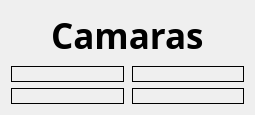
            <widget class="QWidget" name="page">
             <layout class="QVBoxLayout" name="verticalLayout_12" stretch="0,20,20">
              <item>
               <layout class="QHBoxLayout" name="horizontalLayout_25" stretch="0,0,0">
                <property name="spacing">
                 <number>8</number>
                </property>
                <property name="sizeConstraint">
                 <enum>QLayout::SetFixedSize</enum>
                </property>
                <property name="topMargin">
                 <number>0</number>
                </property>
                <item>
                 <spacer name="horizontalSpacer_29">
                  <property name="orientation">
                   <enum>Qt::Horizontal</enum>
                  </property>
                  <property name="sizeHint" stdset="0">
                   <size>
                    <width>40</width>
                    <height>20</height>
                   </size>
                  </property>
                 </spacer>
                </item>
                <item>
                 <widget class="QLabel" name="AlarmayNotif_5">
                  <property name="font">
                   <font>
                    <family>Myriad Pro</family>
                    <pointsize>26</pointsize>
                    <weight>75</weight>
                    <bold>true</bold>
                   </font>
                  </property>
                  <property name="text">
                   <string>Camaras</string>
                  </property>
                 </widget>
                </item>
                <item>
                 <spacer name="horizontalSpacer_30">
                  <property name="orientation">
                   <enum>Qt::Horizontal</enum>
                  </property>
                  <property name="sizeHint" stdset="0">
                   <size>
                    <width>40</width>
                    <height>20</height>
                   </size>
                  </property>
                 </spacer>
                </item>
               </layout>
              </item>
              <item>
               <layout class="QHBoxLayout" name="horizontalLayout_26">
                <property name="spacing">
                 <number>8</number>
                </property>
                <item>
                 <widget class="QLabel" name="cam1">
                  <property name="minimumSize">
                   <size>
                    <width>0</width>
                    <height>0</height>
                   </size>
                  </property>
                  <property name="maximumSize">
                   <size>
                    <width>123234</width>
                    <height>34535</height>
                   </size>
                  </property>
                  <property name="frameShape">
                   <enum>QFrame::Box</enum>
                  </property>
                  <property name="text">
                   <string/>
                  </property>
                  <property name="textFormat">
                   <enum>Qt::AutoText</enum>
                  </property>
                  <property name="scaledContents">
                   <bool>false</bool>
                  </property>
                 </widget>
                </item>
                <item>
                 <widget class="QLabel" name="cam2">
                  <property name="minimumSize">
                   <size>
                    <width>0</width>
                    <height>0</height>
                   </size>
                  </property>
                  <property name="maximumSize">
                   <size>
                    <width>123234</width>
                    <height>34535</height>
                   </size>
                  </property>
                  <property name="frameShape">
                   <enum>QFrame::Box</enum>
                  </property>
                  <property name="text">
                   <string/>
                  </property>
                  <property name="textFormat">
                   <enum>Qt::AutoText</enum>
                  </property>
                  <property name="scaledContents">
                   <bool>false</bool>
                  </property>
                 </widget>
                </item>
               </layout>
              </item>
              <item>
               <layout class="QHBoxLayout" name="horizontalLayout_27">
                <property name="spacing">
                 <number>8</number>
                </property>
                <item>
                 <widget class="QLabel" name="cam3">
                  <property name="minimumSize">
                   <size>
                    <width>0</width>
                    <height>0</height>
                   </size>
                  </property>
                  <property name="maximumSize">
                   <size>
                    <width>123234</width>
                    <height>34535</height>
                   </size>
                  </property>
                  <property name="frameShape">
                   <enum>QFrame::Box</enum>
                  </property>
                  <property name="text">
                   <string/>
                  </property>
                  <property name="textFormat">
                   <enum>Qt::AutoText</enum>
                  </property>
                  <property name="scaledContents">
                   <bool>false</bool>
                  </property>
                 </widget>
                </item>
                <item>
                 <widget class="QLabel" name="cam4">
                  <property name="minimumSize">
                   <size>
                    <width>0</width>
                    <height>0</height>
                   </size>
                  </property>
                  <property name="maximumSize">
                   <size>
                    <width>123234</width>
                    <height>34535</height>
                   </size>
                  </property>
                  <property name="frameShape">
                   <enum>QFrame::Box</enum>
                  </property>
                  <property name="text">
                   <string/>
                  </property>
                  <property name="textFormat">
                   <enum>Qt::AutoText</enum>
                  </property>
                  <property name="scaledContents">
                   <bool>false</bool>
                  </property>
                 </widget>
                </item>
               </layout>
              </item>
             </layout>
            </widget>
